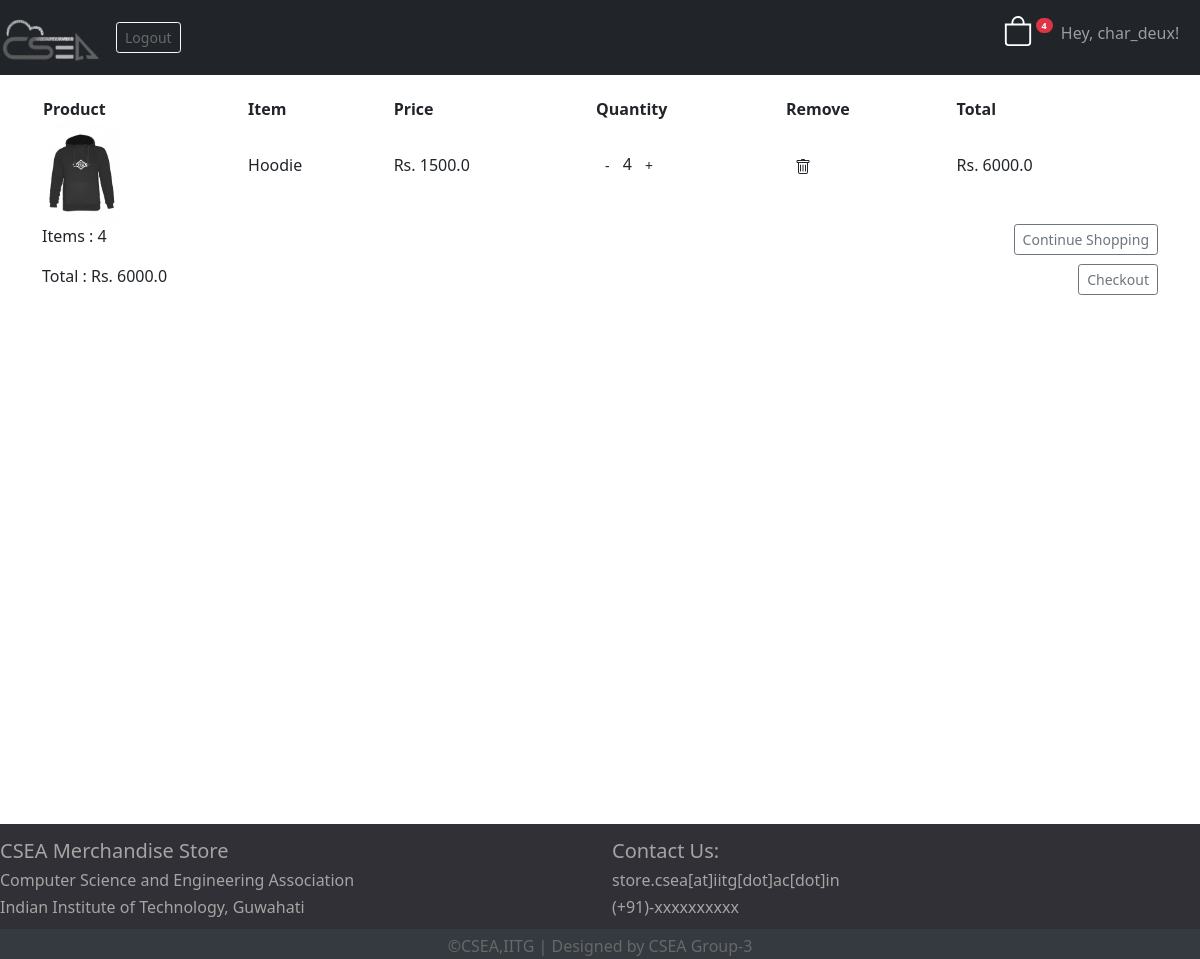
The app's page /cart/ (signed in), older data.
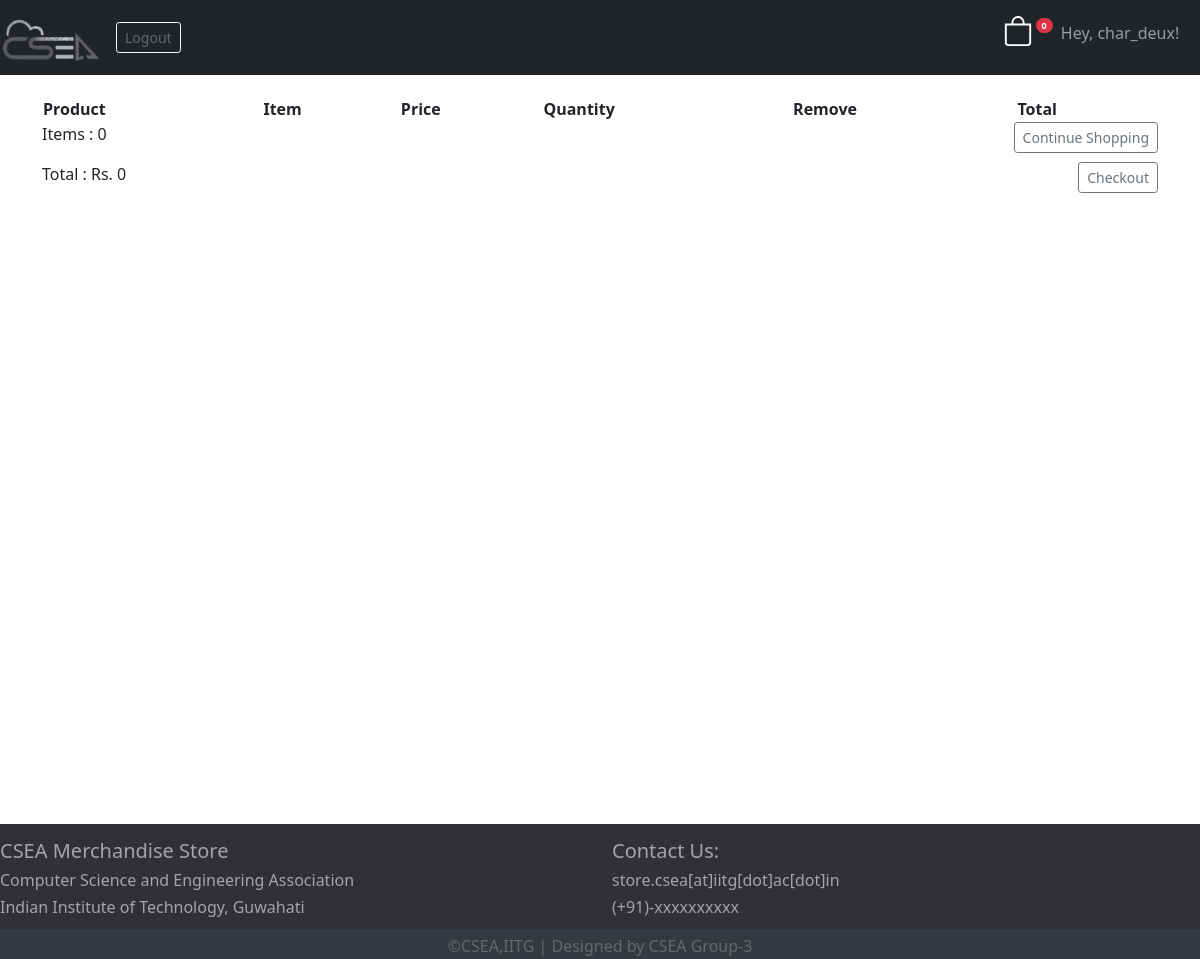
The same page, newer data.
### store/models.py (models this page shows, shortened)
class Order(models.Model):
    customer = models.ForeignKey(Customer, on_delete = models.SET_NULL, null = True, blank = True)
    date_ordered =  models.DateTimeField(auto_now_add = True)
    complete = models.BooleanField(default = False)
    transaction_id = models.CharField(max_length = 100, null=True)
    @property
    def get_cart_total(self):
        orderitems = self.orderitem_set.all()
        total = sum([item.get_total for item in orderitems])
        return total
    @property
    def get_cart_items(self):
        orderitems = self.orderitem_set.all()
        total = sum([item.quantity for item in orderitems])
        return total

class OrderItem(models.Model):
    product = models.ForeignKey(Product, on_delete = models.SET_NULL, null=True)
    order = models.ForeignKey(Order, on_delete = models.SET_NULL, null=True)
    quantity = models.IntegerField(default=0, null=True, blank = True)
    date_added = models.DateTimeField(auto_now_add = True)
    @property
    def get_total(self):
        total = self.quantity*self.product.price
        return total

class Product(models.Model):
    name = models.CharField(max_length = 200)
    price = models.FloatField()
    digital = models.BooleanField(default = False, null = True, blank = True)
    image = models.ImageField(blank=True)

### store/views.py (the view)
# urls.py: path('cart/', views.cart, name="cart"),
def cart(request):
	if request.user.is_authenticated:
		customer = request.user.customer
		order, created = Order.objects.get_or_create(customer = customer, complete = False)
		items = order.orderitem_set.all()
		cartItems = order.get_cart_items
		context = {'items':items, 'order':order, 'cartItems':cartItems}
	else:
		cookieData= cookieCart(request)
		cartItems = cookieData['cartItems']
		order = cookieData['order']
		items = cookieData['items']
		context = {'items':items, 'order':order, 'cartItems':cartItems}
	return render(request, 'store/cart.html', context)

### store/templates/store/cart.html (shortened to what this page needs)
{% extends 'store/main.html' %}
{% load static %}
{% block content %}
    <div class="cart-row">
        <table style="width:100%">
                <tr>
                    <th>Product</th>
                    <th>Item</th>
                    <th>Price</th>
                    <th>Quantity</th>
                    <th>Remove</th>
                    <th>Total</th>
                </tr>
                {% for item in items %}
                <tr>
                    <td><img class="row-image" src="{{item.product.image.url}}"></td>
                    <td><p>{{item.product.name}}</p></td>
                    <td><p>Rs. {{item.product.price}}</p></td>
                    <td><p>
                        <button class="btn btn-sm update-cart" data-action="remove" data-product="{{item.product.name}}">
                            -
                        </button>
                        {{item.quantity}}
                        <button class="btn btn-sm update-cart" data-action="add" data-product="{{item.product.name}}">
                            +
                        </button>
                    </p></td>
                    <td><p><button class="btn btn-sm update-cart" data-action="del" data-product="{{item.product.name}}">
                    </button></p></td>
                    <td><p>Rs. {{item.get_total}}</p></td>
                </tr>
                {% endfor %}
        </table>
    </div>
    <div class="row">
        <div class="col-lg-12">
            <a href="{% url 'store' %}"><button  class="btn btn-outline-secondary btn-sm" style="float:right">Continue Shopping</button></a>
            <p style="float:left">Items : {{order.get_cart_items}}</p>
            <p style="float:left">Total : Rs. {{order.get_cart_total}}</p>
            <a href="{% url 'checkout' %}"><button  class="btn btn-outline-secondary btn-sm" style="float:right">Checkout</button></a>
        </div>
    </div>
{% endblock content %}

### store/templates/store/main.html (shortened to what this page needs)
<!DOCTYPE html>
{% load static %}
<html>
    <head> <link rel="shortcut icon" href="">
        <link rel="stylesheet" type="text/css" href="{% static 'css/main.css' %}">
        <link href="https://cdn.jsdelivr.net/npm/bootstrap@5.0.0-beta1/dist/css/bootstrap.min.css" rel="stylesheet">
    </head>
<body>
    <nav class="navbar navbar-expand-lg fixed-top navbar-dark bg-dark">
        <a class="navbar-brand" href="{% url 'store' %}">
            <img src="{% static 'images/csealogo.png' %}" width="100">
        </a>
    {% if user.is_authenticated %}
        <ul class="navbar-nav ml-auto">
            <li class="nav-item">
                <a href="{% url 'signout' %}" class="btn btn-outline-light btn-sm">
                    Logout
                </a>
            </li>
    {% endif %}
        </ul>
        <ul class="navbar-nav ms-auto">
            <li class="nav-item mb-auto">
                <a href="{% url 'cart' %}" style="color:white">
                      <sup> <span class="badge bg-danger rounded-pill ">{{order.get_cart_items}}</span>
                  </sup></button>
                </a>
            </li>
            <li class="navbar-text mb-auto">
                {% if user.is_authenticated %}
                       <h6>&nbsp;&nbsp;Hey, {{user.username}}!&nbsp;&nbsp;&nbsp;&nbsp;&nbsp;</h6>
                {% else %}
                    <a href="{% url 'signin' %}" >
                        &nbsp;&nbsp;Guest&nbsp;&nbsp;
                    </a>
                {% endif %}
            </li>
        </ul>
    </nav>
<div class="container">
    <br>
    <br>
    <br>
    <br>
    {% block content %}
    {% endblock content %}
</div>
<br>
<div class="footer" >
    <div class="row">
            <div class="col-lg-6">
                <h5>CSEA Merchandise Store</h5>
                <h6>Computer Science and Engineering Association</h6>
                <h6>Indian Institute of Technology, Guwahati</h6>
            </div>
            <div class="col-lg-6" >
                <h5>Contact Us:</h5>
                <h6>store.csea[at]iitg[dot]ac[dot]in</h6>
                <h6>(+91)-xxxxxxxxxx</h6>
            </div>
    </div>
    <div class="footer-bottom">
        &copy;CSEA,IITG | Designed by CSEA Group-3
    </div>
</div>
</body>
</html>

Row changes from the older to the newer data that the page shows:
no longer on this page (row edited): Order: get_cart_items "4", get_cart_total "6000.0"
removed OrderItem: product.image (picture), product.name "Hoodie", product.price "1500.0", quantity "4", get_total "6000.0"
added Order: get_cart_items "0", get_cart_total "0"
